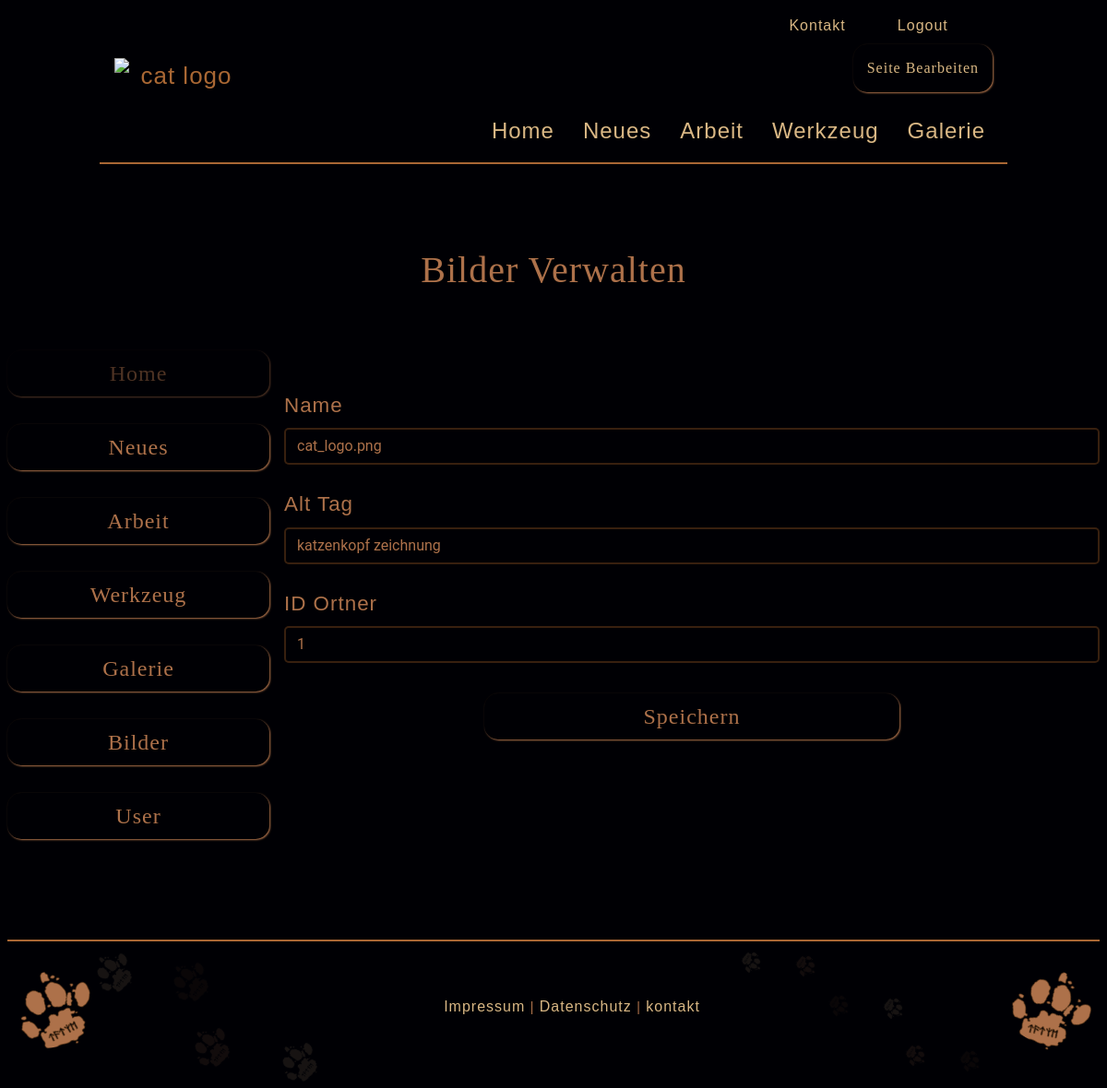
/index.php?p=admin&module=images&action=edit&id=1 (signed in), run on the app's committed database.
### tables this page shows
CREATE TABLE `images` (
  `id` int(11) NOT NULL,
  `alt` varchar(250) NOT NULL DEFAULT 'eine Abbildung',
  `filename` varchar(250) NOT NULL,
  `id_folder` int(11) NOT NULL
);

### web/index.php (called while the page is built, shortened)
<?php
require 'templates/layout.php';

### web/models/images.php (called while the page is built, shortened)
<?php
function getItemById($id)
{
    global $db_connection;
    try {
        $stmt = $db_connection->prepare("SELECT * FROM images WHERE id = ?");
        $stmt->bind_param("i", $_id);
        $stmt->execute();
        $result = $stmt->get_result();
        return $result->fetch_assoc();
    } catch (Exception $e) {
        return false;
    }
}

### web/controllers/admin/images.php (called while the page is built, shortened)
<?php
$available_actions = [
    'list',
    'new',
    'create',
    'edit',
    'update',
    'delete'
];
if (isset($_REQUEST['action']) && in_array($_REQUEST['action'], $available_actions)) {
    $action = $_REQUEST['action'];
} else {
}
if (isset($action)){
    switch ($action) {
        case 'edit':
            $pageElement = showUpdateForm($_REQUEST['id']);
            break;
    }
}
function showUpdateForm($id, $errors = [], $values = [])
{
    include('models/images.php');
    $item = getItemById($id);
    return [
        'page' => 'templates/admin/forms/images.php',
        'action' => 'index.php?p=admin&module=images&action=update',
        'values' => $values != [] ? $values : $item,
        'errors' => $errors
    ];
}

### web/templates/admin/forms/images.php (the view, shortened to what this page needs)
<form action="<?php print $pageElement['action'] ?>" method="POST">
    <div class="row">
        <div class="col col-form-label">
            <label class="font_wind" for="imgname">Name</label>
            <input
                name="filename"
                id="imgname"
                class="font_not_wind form-control <?php if(array_key_exists('filename', $pageElement['errors'])){ ?> has_error <?php } ?>"
                type="text"
                maxlength="30"
                placeholder="Name.jpg"
                value="<?php print $pageElement['values']['filename'] ?? '' ?>">
        </div>
    </div>
    <div class="row">
        <div class="col col-form-label">
            <label class="font_wind" for="imgalt">Alt Tag</label>
            <input
                name="alt"
                id="imgalt"
                class="font_not_wind form-control <?php if(array_key_exists('alt', $pageElement['errors'])){ ?> has_error <?php } ?>"
                type="text"
                maxlength="50"
                placeholder="Alt text"
                value="<?php print $pageElement['values']['alt'] ?? '' ?>">
        </div>
    </div>
    <div class="row">
        <div class="col col-form-label">
            <label class="font_wind" for="idfolder">ID Ortner</label>
            <input
                name="id_folder"
                id="idfolder"
                class="font_not_wind form-control <?php if(array_key_exists('id_folder', $pageElement['errors'])){ ?> has_error <?php } ?>"
                type="text"
                maxlength="30"
                placeholder="Id Ortner"
                value="<?php print $pageElement['values']['id_folder'] ?? '' ?>">
        </div>
    </div>
    <div class="row justify-content-center">
        <button class="btn_1 btn btn_send">Speichern</button>
    </div>
</form>

### data on the page
images: filename "cat_logo.png", alt "katzenkopf zeichnung", id_folder "1"

### other printed values
$titleBackend "Bilder"
